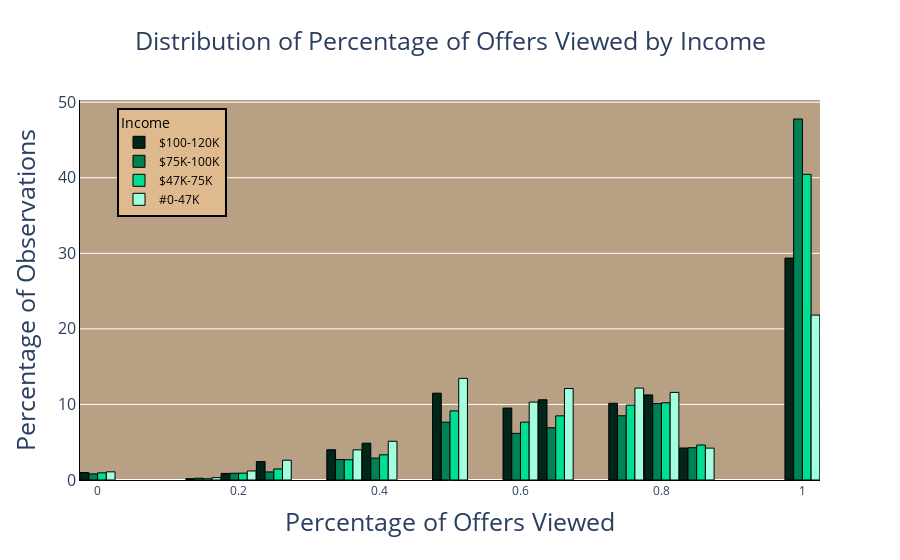

Source (notebook cell):
### Markdown cell above
### Women are much more likely to completed a larger percentage of orders, but men are more likely to complete at least 1 offer

### Code cell
fig = px.histogram(G.sort_values('income_cluster'), x = 'percent_viewed' ,color = 'income_cluster', color_discrete_sequence=dcs,nbins=25,
                  title = 'Distribution of Percentage of Offers Viewed by Income',
                   histnorm = 'percent',
                   barmode = 'group',
                   labels = {
                       'income_cluster':'Income'
                   }
                  )
fig.update_layout(
    xaxis_title = 'Percentage of Offers Viewed',
    yaxis_title = 'Percentage of Observations',
    title_x=0.5,
    plot_bgcolor = backgroundColor,
    title_font = dict(size = 25),
    bargap = 0.01,

    yaxis = dict(
        tickfont = dict(size=16),
        titlefont = dict(size = 25),
        linecolor = 'black',
    

    ),
    xaxis = dict(
        tickfont = dict(size=12),
        titlefont = dict(size =25),
        linecolor = 'black'  ,
   
    ),
    legend=dict(
        yanchor='top',
        y = .98,
        xanchor='left',
        x = 0.05,
        bgcolor = '#DFBA8F',
        bordercolor = 'black',
        borderwidth = 2,
        font = dict(
            color = 'black'
        )
    )   
)
fig.update_traces(
    marker_line_width=1,
    marker_line_color="black"

)
newnames = {'0':'$100-120K', '1':'$75K-100K', '2':'$47K-75K', '3':'#0-47K'}
fig.for_each_trace(lambda t: t.update(name = newnames[t.name],
                                       legendgroup = newnames[t.name],
                                       hovertemplate = t.hovertemplate.replace(t.name, newnames[t.name])
                                      )
                   )

### Figure 1 — Plotly figure (JSON) as saved in the notebook; plotly's stock layout.template omitted (floating-point values rounded to 4 significant figures; data arrays with more than 128 entries replaced by an {"elided": "..."} marker saying what was removed)
{"data": [{"alignmentgroup": "True", "bingroup": "x", "histnorm": "percent", "hovertemplate": "Income=$100-120K<br>percent_viewed=%{x}<br>percent=%{y}<extra></extra>", "legendgroup": "$100-120K", "marker": {"color": "#002619", "line": {"color": "black", "width": 1}, "pattern": {"shape": ""}}, "name": "$100-120K", "nbinsx": 25, "offsetgroup": "0", "orientation": "v", "showlegend": true, "type": "histogram", "x": {"elided": "1723 float values"}, "xaxis": "x", "yaxis": "y"}, {"alignmentgroup": "True", "bingroup": "x", "histnorm": "percent", "hovertemplate": "Income=$75K-100K<br>percent_viewed=%{x}<br>percent=%{y}<extra></extra>", "legendgroup": "$75K-100K", "marker": {"color": "#008256", "line": {"color": "black", "width": 1}, "pattern": {"shape": ""}}, "name": "$75K-100K", "nbinsx": 25, "offsetgroup": "1", "orientation": "v", "showlegend": true, "type": "histogram", "x": {"elided": "4588 float values"}, "xaxis": "x", "yaxis": "y"}, {"alignmentgroup": "True", "bingroup": "x", "histnorm": "percent", "hovertemplate": "Income=$47K-75K<br>percent_viewed=%{x}<br>percent=%{y}<extra></extra>", "legendgroup": "$47K-75K", "marker": {"color": "#00de92", "line": {"color": "black", "width": 1}, "pattern": {"shape": ""}}, "name": "$47K-75K", "nbinsx": 25, "offsetgroup": "2", "orientation": "v", "showlegend": true, "type": "histogram", "x": {"elided": "7173 float values"}, "xaxis": "x", "yaxis": "y"}, {"alignmentgroup": "True", "bingroup": "x", "histnorm": "percent", "hovertemplate": "Income=#0-47K<br>percent_viewed=%{x}<br>percent=%{y}<extra></extra>", "legendgroup": "#0-47K", "marker": {"color": "#a1ffdf", "line": {"color": "black", "width": 1}, "pattern": {"shape": ""}}, "name": "#0-47K", "nbinsx": 25, "offsetgroup": "3", "orientation": "v", "showlegend": true, "type": "histogram", "x": {"elided": "3510 float values"}, "xaxis": "x", "yaxis": "y"}], "layout": {"bargap": 0.01, "barmode": "group", "legend": {"bgcolor": "#DFBA8F", "bordercolor": "black", "borderwidth": 2, "font": {"color": "black"}, "title": {"text": "Income"}, "tracegroupgap": 0, "x": 0.05, "xanchor": "left", "y": 0.98, "yanchor": "top"}, "plot_bgcolor": "#B8A085", "title": {"font": {"size": 25}, "text": "Distribution of Percentage of Offers Viewed by Income", "x": 0.5}, "xaxis": {"anchor": "y", "domain": [0, 1], "linecolor": "black", "tickfont": {"size": 12}, "title": {"font": {"size": 25}, "text": "Percentage of Offers Viewed"}}, "yaxis": {"anchor": "x", "domain": [0, 1], "linecolor": "black", "tickfont": {"size": 16}, "title": {"font": {"size": 25}, "text": "Percentage of Observations"}}}}
